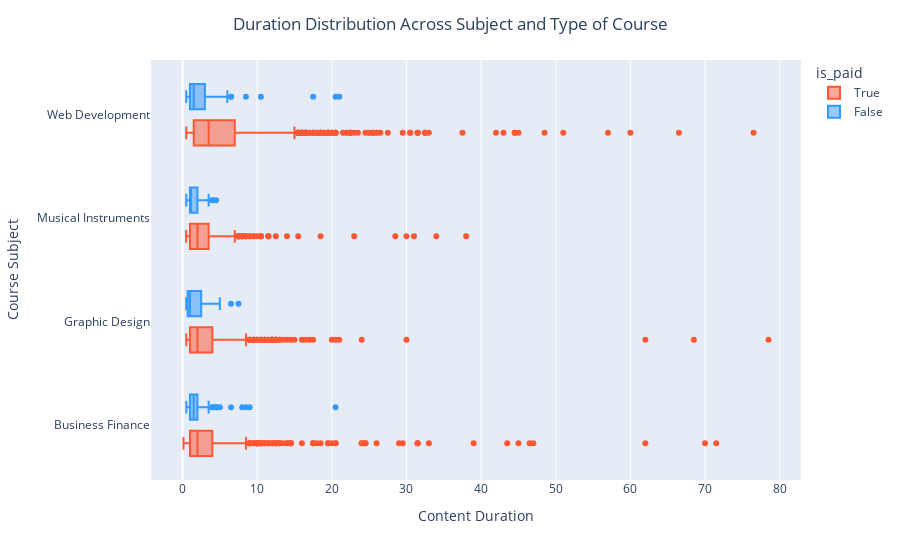

Notebook source saved alongside this figure:
### Markdown cell above
# Analyzing course duration distribution across different subject types

### Code cell
import plotly.express as px
fig = px.box(udemy_data,
       x='content_duration',
       y='subject',
       orientation='h',
       color='is_paid',
       color_discrete_sequence=['#FF5733','#3398FF'],
      )

fig.update_layout(title_text='Duration Distribution Across Subject and Type of Course',title_x=0.5)
fig.update_xaxes(title='Content Duration')
fig.update_yaxes(title='Course Subject')
fig.show()

### Figure 1 — Plotly figure (JSON) as saved in the notebook; plotly's stock layout.template omitted (floating-point values rounded to 4 significant figures; data arrays with more than 128 entries replaced by an {"elided": "..."} marker saying what was removed)
{"data": [{"alignmentgroup": "True", "hovertemplate": "is_paid=True<br>content_duration=%{x}<br>subject=%{y}<extra></extra>", "legendgroup": "True", "marker": {"color": "#FF5733"}, "name": "True", "notched": false, "offsetgroup": "True", "orientation": "h", "showlegend": true, "type": "box", "x": {"elided": "3367 float values"}, "x0": " ", "xaxis": "x", "y": {"elided": "3367 str values"}, "y0": " ", "yaxis": "y"}, {"alignmentgroup": "True", "hovertemplate": "is_paid=False<br>content_duration=%{x}<br>subject=%{y}<extra></extra>", "legendgroup": "False", "marker": {"color": "#3398FF"}, "name": "False", "notched": false, "offsetgroup": "False", "orientation": "h", "showlegend": true, "type": "box", "x": {"elided": "310 float values"}, "x0": " ", "xaxis": "x", "y": {"elided": "310 str values"}, "y0": " ", "yaxis": "y"}], "layout": {"boxmode": "group", "legend": {"title": {"text": "is_paid"}, "tracegroupgap": 0}, "margin": {"t": 60}, "title": {"text": "Duration Distribution Across Subject and Type of Course", "x": 0.5}, "xaxis": {"anchor": "y", "domain": [0, 1], "title": {"text": "Content Duration"}}, "yaxis": {"anchor": "x", "domain": [0, 1], "title": {"text": "Course Subject"}}}}
